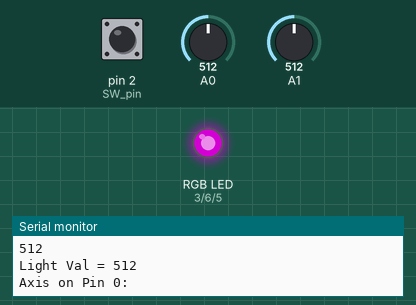
Simulated run of this sketch. Board: Arduino Uno, built with avr-gcc and run on an emulated ATmega328P. Shown: an RGB LED mixed from three pins (HIGH = lit), the last lines printed to the serial monitor. The test bench sets the inputs (shaded band); at power-on: A0 = 512, pin 2 (SW_pin) HIGH, A1 = 512. Dim RGB values are drawn brighter than linear.

Above: at 1.2 s.
1.3 s: A0 set to 106
At 2.5 s:
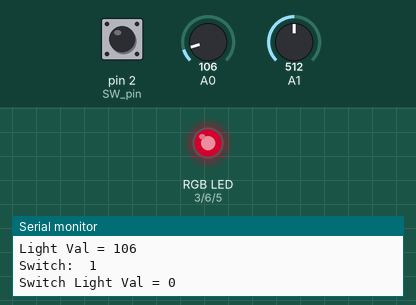
2.8 s: A0 set to 92
At 3.4 s:
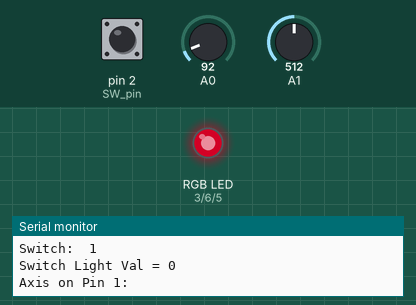
5.8 s: pin 2 (SW_pin) pulled LOW for 1 s
At 6.02 s:
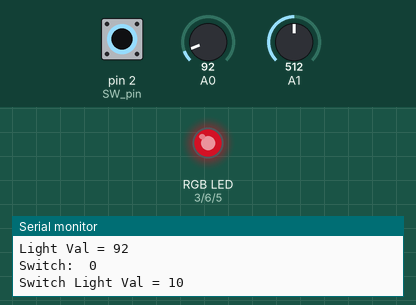
8.8 s: A1 set to 716
At 10.1 s:
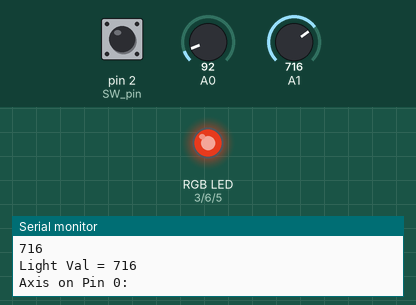
10.4 s: A1 set to 1023
At 11.1 s:
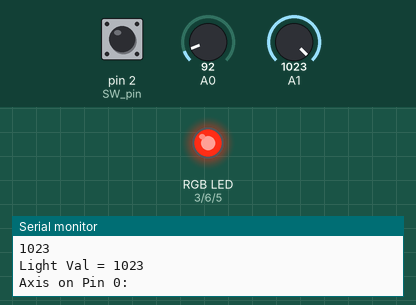
12.0 s: pin 2 (SW_pin) pulled LOW for 3.2 s
At 15.9 s:
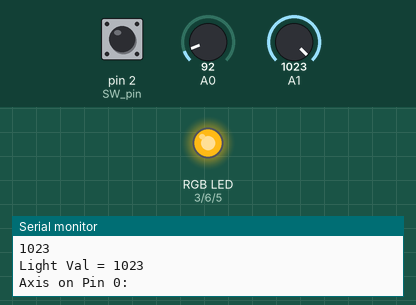
Timing chart, 0 to 17.4 s (numbered marks = the images above; inputs shaded):
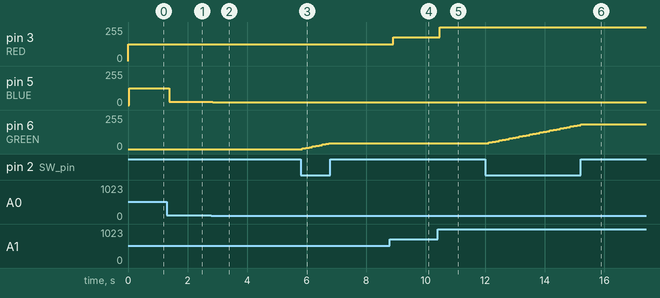

The sketch:

joystick_RBG.ino
```cpp
// Arduino pin numbers
const int SW_pin = 2; // digital pin connected to switch output
const int X_pin = 0; // analog pin connected to X output
const int Y_pin = 1; // analog pin connected to Y output

const int RED = 3; //Red of RBG on 3
const int GREEN = 6; //Green of RGB on 6
const int BLUE = 5; //Blue of RBG on 5

int switchLightVal = 0;

void setup() {
  pinMode(SW_pin, INPUT);
  digitalWrite(SW_pin, HIGH);
  pinMode(RED, OUTPUT);
  pinMode(GREEN, OUTPUT);
  pinMode(BLUE, OUTPUT);
  digitalWrite(RED, HIGH);
  digitalWrite(GREEN, HIGH);
  digitalWrite(BLUE, HIGH);
  Serial.begin(9600);
  analogWrite(RED, 0);
  analogWrite(BLUE, 0);
  analogWrite(GREEN, 0);
}

void loop() {
  switchLight(GREEN, SW_pin);
  stickLight(RED, Y_pin);
  stickLight(BLUE, X_pin);
}

void switchLight(int lightPin, int switchPin) {
  Serial.print("Switch:  ");
  Serial.print(digitalRead(switchPin));
  Serial.print("\n");


  if (digitalRead(switchPin) == LOW) {
    switchLightVal+=5;
  }

  if (switchLightVal >= 255) {
    switchLightVal = 0;
  }

  Serial.print("Switch Light Val = ");
  Serial.print(switchLightVal);
  Serial.print("\n");
  analogWrite(lightPin, switchLightVal);
}

void stickLight(int lightPin, int axisPin) {

  Serial.print("Axis on Pin ");
  Serial.print(axisPin);
  Serial.println(": ");
  int val = analogRead(axisPin);
  Serial.print(val);
  Serial.print("\n");
  int lightVal = map(val, 0, 1023, 0, 255);
  Serial.print("Light Val = ");
  Serial.print(val);
  Serial.print("\n\n");
  analogWrite(lightPin, lightVal);
}
```

Measured:
- after the input at 1.3 s, pin 5 (BLUE): 127/255 → 26/255 after 0.09 s
- after the input at 2.8 s, pin 5 (BLUE): 26/255 → 22/255 after 0.05 s
- after the input at 5.8 s, pin 6 (GREEN): moves from 0/255 to 45/255 over 0.89 s, starting after 0.06 s
- after the input at 8.8 s, pin 3 (RED): 127/255 → 178/255 after 0.10 s
- after the input at 10.4 s, pin 3 (RED): 178/255 → 255/255 after 0.06 s
- after the input at 12.0 s, pin 6 (GREEN): moves from 45/255 to 185/255 over 3.1 s, starting after 0.12 s
